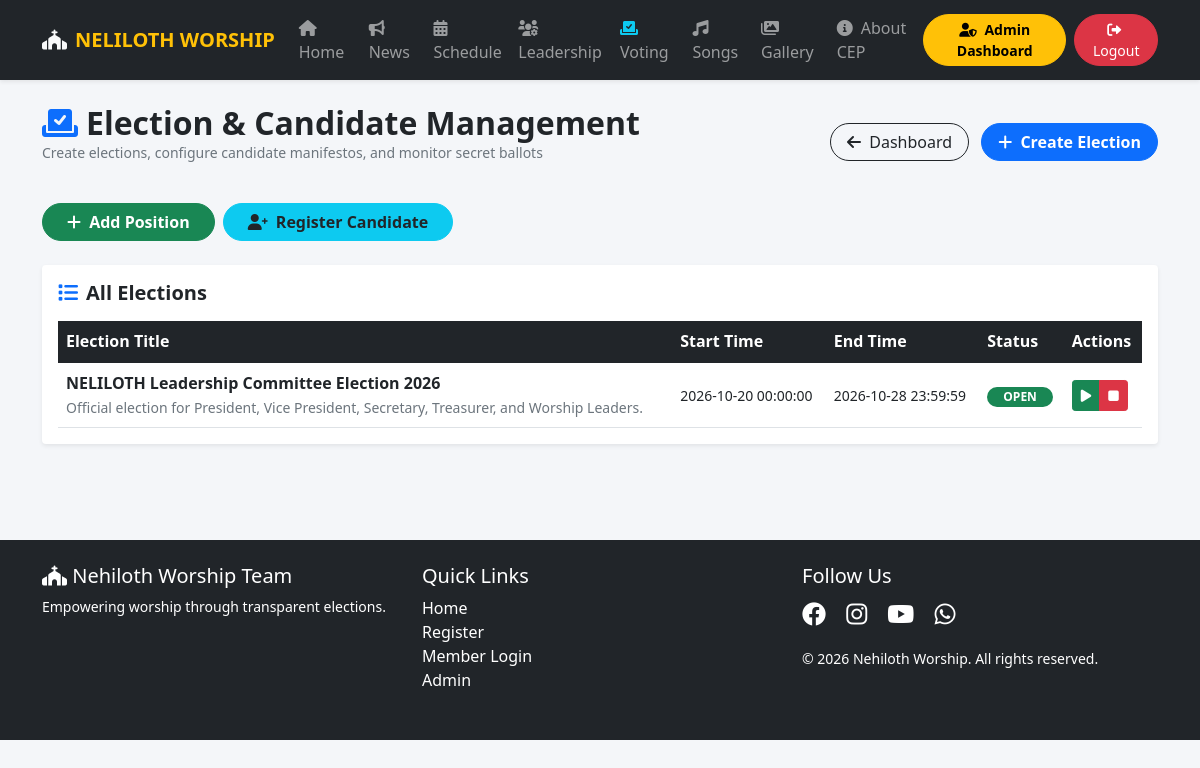
Page /admin/manage_elections.php (signed in) on the committed database.
### tables this page shows
CREATE TABLE IF NOT EXISTS elections (
    id INT PRIMARY KEY AUTO_INCREMENT,
    title VARCHAR(255) NOT NULL,
    description TEXT,
    start_time DATETIME NOT NULL,
    end_time DATETIME NOT NULL,
    status ENUM('upcoming','open','closed','cancelled') DEFAULT 'upcoming',
    created_at TIMESTAMP DEFAULT CURRENT_TIMESTAMP
);

### admin/manage_elections.php (the view, shortened to what this page needs)
<?php
require_once "../config/functions.php";
$elections = $pdo->query("SELECT * FROM elections ORDER BY created_at DESC")->fetchAll();
?>
<!DOCTYPE html>
<html lang="en">
<head>
    <link href="https://cdn.jsdelivr.net/npm/bootstrap@5.1.3/dist/css/bootstrap.min.css" rel="stylesheet">
    <link rel="stylesheet" href="https://cdnjs.cloudflare.com/ajax/libs/font-awesome/6.0.0/css/all.min.css">
</head>
<body>
<?php include "../navbar.php"; ?>
<div class="container py-4">
    <div class="d-flex justify-content-between align-items-center mb-4">
        <div>
            <h2 class="fw-bold text-dark mb-0"><i class="fas fa-vote-yea text-primary me-2"></i>Election & Candidate Management</h2>
            <p class="text-muted small">Create elections, configure candidate manifestos, and monitor secret ballots</p>
        </div>
        <div>
            <a href="dashboard.php" class="btn btn-outline-dark rounded-pill px-3"><i class="fas fa-arrow-left me-1"></i> Dashboard</a>
            <button class="btn btn-primary rounded-pill px-3 ms-2 fw-bold" data-bs-toggle="modal" data-bs-target="#newElectionModal">
                <i class="fas fa-plus me-1"></i> Create Election
            </button>
        </div>
    </div>
    <div class="d-flex gap-2 mb-4">
        <button class="btn btn-success rounded-pill px-4 fw-bold" data-bs-toggle="modal" data-bs-target="#addPosModal"><i class="fas fa-plus me-1"></i> Add Position</button>
        <button class="btn btn-info text-dark rounded-pill px-4 fw-bold" data-bs-toggle="modal" data-bs-target="#addCandModal"><i class="fas fa-user-plus me-1"></i> Register Candidate</button>
    </div>
    <div class="card border-0 shadow-sm rounded-4 bg-white p-3 mb-4">
        <h5 class="fw-bold text-dark mb-3"><i class="fas fa-list me-2 text-primary"></i>All Elections</h5>
        <div class="table-responsive">
            <table class="table table-hover align-middle mb-0">
                <thead class="table-dark">
                    <tr>
                        <th>Election Title</th>
                        <th>Start Time</th>
                        <th>End Time</th>
                        <th>Status</th>
                        <th>Actions</th>
                    </tr>
                </thead>
                <tbody>
                    <?php foreach ($elections as $el): ?>
                        <tr>
                            <td>
                                <strong class="text-dark"><?php echo htmlspecialchars($el['title']); ?></strong>
                                <br><small class="text-muted"><?php echo htmlspecialchars($el['description']); ?></small>
                            </td>
                            <td><small><?php echo $el['start_time']; ?></small></td>
                            <td><small><?php echo $el['end_time']; ?></small></td>
                            <td>
                                <span class="badge <?php echo $el['status']=='open'?'bg-success':($el['status']=='upcoming'?'bg-warning text-dark':'bg-danger'); ?> rounded-pill px-3">
                                    <?php echo strtoupper($el['status']); ?>
                                </span>
                            </td>
                            <td>
                                <div class="btn-group btn-group-sm">
                                    <a href="manage_elections.php?toggle_status=open&id=<?php echo $el['id']; ?>" class="btn btn-success" title="Open Election"><i class="fas fa-play"></i></a>
                                    <a href="manage_elections.php?toggle_status=closed&id=<?php echo $el['id']; ?>" class="btn btn-danger" title="Close Election"><i class="fas fa-stop"></i></a>
                                </div>
                            </td>
                        </tr>
                    <?php endforeach; ?>
                </tbody>
            </table>
        </div>
    </div>
</div>
<?php include "../footer.php"; ?>
</body>
</html>

### admin/manage_elections.php (style rules this page uses)
body { background:#f4f6f9;min-height:100vh; }

### rows in the picture
elections: title "NELILOTH Leadership Committee Election 2026", description "Official election for President, Vice President, Secretary, Treasurer, and Worship Leaders.", start_time "2026-10-20 00:00:00", end_time "2026-10-28 23:59:59", status "OPEN"
